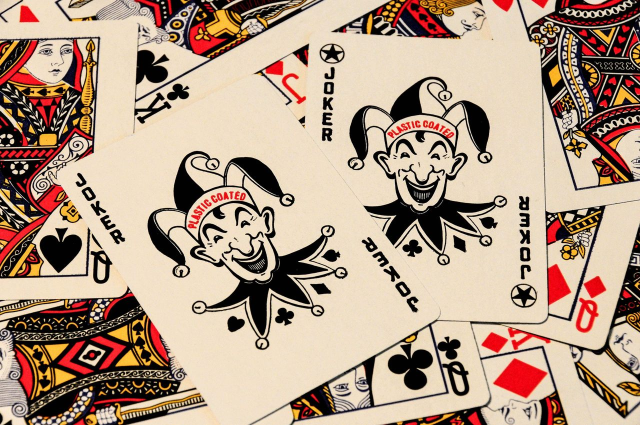
#> input picture opencvPython/src/card.jpg, 1280 x 850 px (shown at 1/2 size)
$ python chap5WarpPrespective.py
#> lines starting #> are read from the running program, lines starting #| are printed output that depends on the picture
import cv2
import numpy as np

img = cv2.imread("src/card.jpg")
#> img is the input picture: shape (850, 1280, 3); mean B, G, R 135.1, 154.8, 179.3
print(img.shape)
#| (850, 1280, 3)

imgResize = cv2.resize(img,(640,425))
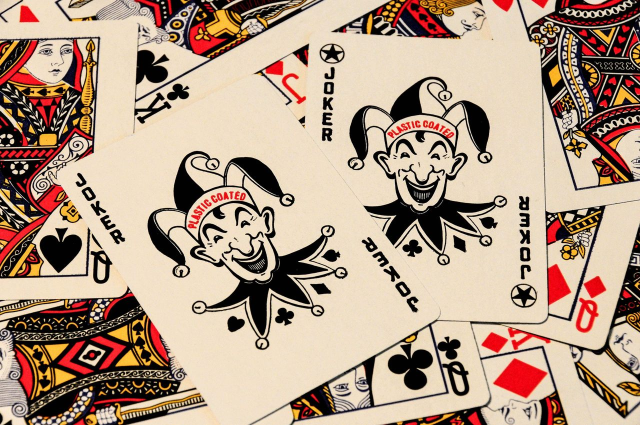
#> imgResize: shape (425, 640, 3); mean B, G, R 135.2, 155, 179.4


pts1 = np.float32([
    [60,177],
    [255,73],
    [235,425],
    [437,313]
])

width,height = 270,400
pts2= np.float32([
    [0,0],
    [width,0],
    [0,height],
    [width,height]
])
matrix = cv2.getPerspectiveTransform(pts1,pts2)
#cv2.imwrite("new.jpg",imgResize)

imgOut = cv2.warpPerspective(imgResize,matrix,(width,height))
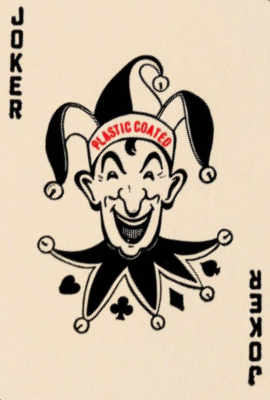
#> imgOut: shape (400, 270, 3); mean B, G, R 167, 187.9, 203.3
cv2.imwrite("src/joker.jpg",imgOut)
cv2.imshow("Image",imgOut)
cv2.imshow("Image new",imgResize)
cv2.waitKey(0)
